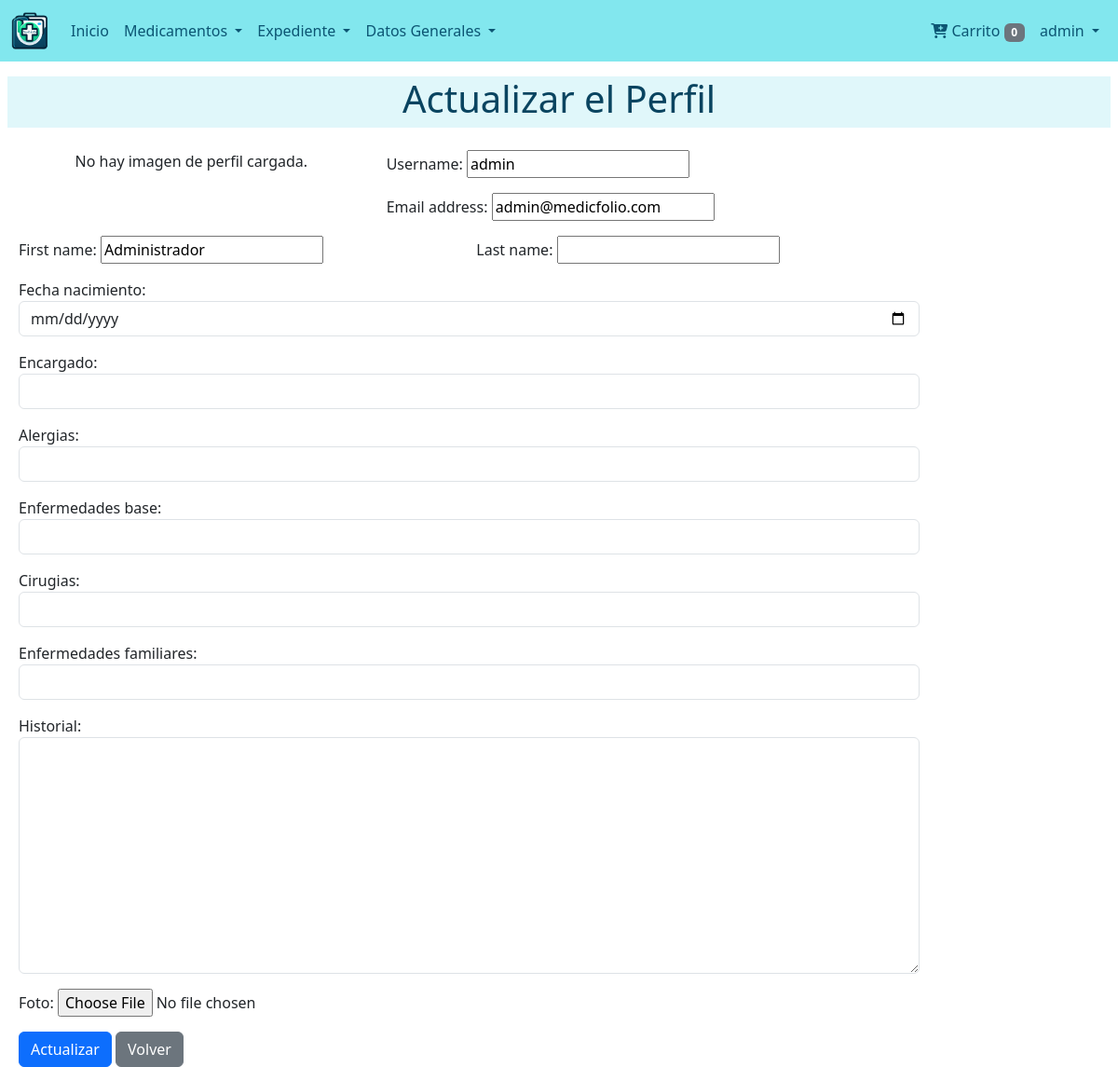
Page /usuarios/usuario/modificar/ (signed in) on the earlier database version.
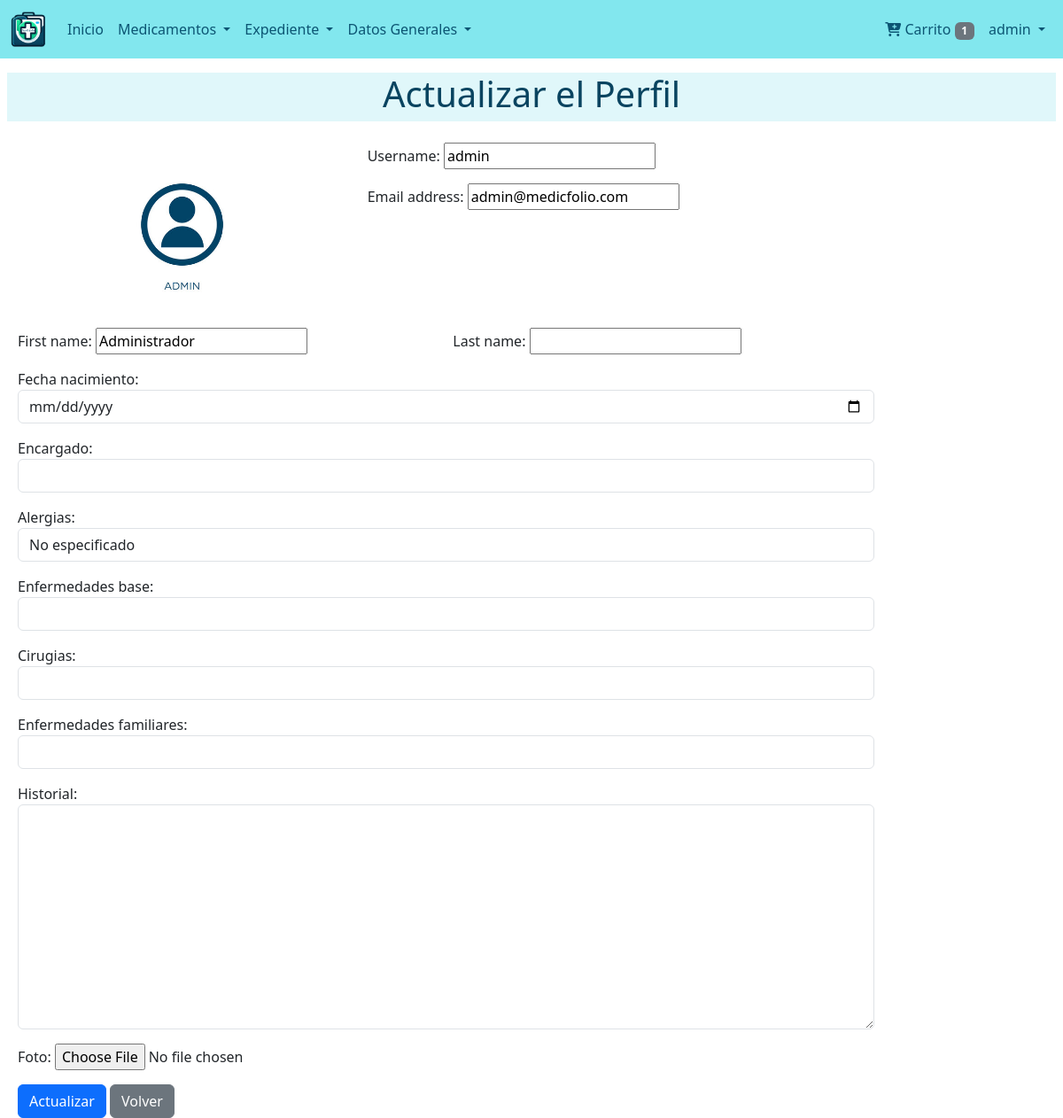
Same page on the later database version.
### users/models.py (models this page shows)
class User(AbstractUser):
    def get_full_name(self):
        return '{} {}'.format(self.first_name,self.last_name)

class Profile(models.Model):
    user = models.OneToOneField(settings.AUTH_USER_MODEL, on_delete=models.CASCADE, verbose_name="Usuario")
    historial = models.TextField("Historial", default='')
    fecha_nacimiento = models.DateField("Fecha de nacimiento", null=True, blank=True)
    encargado = models.TextField("Encargado", default='')
    alergias = models.TextField("Alergias", default='No especificado')
    enfermedades_base = models.TextField("Enfermedades de base", default='')
    cirugias = models.TextField("Cirugías", default='')
    enfermedades_familiares = models.TextField("Enfermedades familiares", default='')
    foto = models.ImageField(upload_to='profiles/', null=True, blank=True)
    class Meta:
        verbose_name = "Perfil"
        verbose_name_plural = "Perfiles"

### users/views.py (the view)
# urls.py: path('usuario/modificar/', views.profile_edit, name='profile_edit'),
def profile_edit(request):
    if request.method == 'POST':
        form = UserEditForm(request.POST, request.FILES, instance=request.user)
        if form.is_valid():
            form.save()
            messages.success(request, 'Perfil actualizado correctamente.')
            print("Archivos recibidos:", request.FILES)  # Mensaje de depuración
            return redirect('index')
        else:
            print("Formulario no válido:", form.errors)  # Mensaje de depuración
    else:
        form = UserEditForm(instance=request.user)
    return render(request, 'users/profile.html', {'form': form})

### dispensers/context_processors.py (called while the page is built)
def cart_processor(request):
    dispenser = get_or_create_dispenser(request)
    return {'cart_item_count': dispenser.products.count() if dispenser else 0}

### dispensers/utils.py (called while the page is built, shortened)
def get_or_create_dispenser(request):
    user = request.user if request.user.is_authenticated else None
    if user:
        dispenser = Dispenser.objects.filter(user=user).first()
        if dispenser:
            request.session['dispenser_id'] = dispenser.dispenser_id
            return dispenser

### users/templates/users/profile.html (shortened to what this page needs)
{% extends "base.html" %}
{% block content %}
{% include "snippets/title.html" with title='Actualizar el Perfil' %}
<div class="container-fluid ">
    <div class="row ">
        <div class="col-md-4 text-center">
            <div class="profile-image-container mb-4">
                {% if request.user.profile.foto %}
                <img src="{{ request.user.profile.foto.url }}" alt="Foto de perfil" class="img-fluid" style="max-width: 50%;">
                {% else %}
                    <p>No hay imagen de perfil cargada.</p>
                {% endif %}
            </div>
        </div>
        <div class="col-md-8 ">
            <form class="needs-validation" novalidate method="post" enctype="multipart/form-data">
                <div class="row g-3">
                    <div class="col-md-6 mb-3">
                    {{ form.username.label_tag }}
                    {{ form.username }}
                    </div>
                </div>
                <div class="row g-3">
                    <div class="col-md-6 mb-3">
                    {{ form.email.label_tag }}
                    {{ form.email }}
                    </div>
                </div>
        </div>
    </div>
    <div class="centrar-formulario">
        <div class="col-md-10">
            <div class="row g-3">
                <div class="col-md-6">
                        {{ form.first_name.label_tag }}
                        {{ form.first_name }}
                    </div>
                    <div class="col-md-6">
                        {{ form.last_name.label_tag }}
                        {{ form.last_name }}
                    </div>
                    <div class="col-12">
                        {{ form.fecha_nacimiento.label_tag }}
                        {{ form.fecha_nacimiento }}
                    </div>
                    <div class="col-12">
                        {{ form.encargado.label_tag }}
                        {{ form.encargado }}
                    </div>
                    <div class="col-12">
                        {{ form.alergias.label_tag }}
                        {{ form.alergias }}
                    </div>
                    <div class="col-12">
                        {{ form.enfermedades_base.label_tag }}
                        {{ form.enfermedades_base }}
                    </div>
                    <div class="col-12">
                        {{ form.cirugias.label_tag }}
                        {{ form.cirugias }}
                    </div>
                    <div class="col-12">
                    {{ form.enfermedades_familiares.label_tag }}
                    {{ form.enfermedades_familiares }}
                    </div>
                    <div class="col-12">
                    {{ form.historial.label_tag }}
                    {{ form.historial }}
                    </div>
                    <div class="col-12">
                        {{ form.foto.label_tag }}
                        {{ form.foto }}
                    </div>
                    </div>
                    <div class="mt-3">
                    <button type="submit" class="btn btn-primary">Actualizar</button>
                    <a href="{{ request.META.HTTP_REFERER }}" class="btn btn-secondary">Volver</a>
                    </div>
            </div>
        </div>
    </div>
{% endblock %}

### templates/base.html (shortened to what this page needs)
{% load static %}
<!doctype html>
<html lang="en">
  <head>
    <link href="https://cdn.jsdelivr.net/npm/bootstrap@5.3.2/dist/css/bootstrap.min.css" rel="stylesheet">
    <link rel="stylesheet" href="{% static 'css/style.css' %}" >
    <link href="https://cdn.jsdelivr.net/npm/bootstrap-icons/font/bootstrap-icons.css" rel="stylesheet">
</head>
  <body>
    {% include "navbar.html" %}
    <div class="container-fluid">
        <div class="row justify-content-center align-items-center g-2">
            {% block content %}
            {% endblock content %}
        </div>
    </div>
  </body>
</html>

### templates/navbar.html (shortened to what this page needs)
{% load static %}
{% url 'index' as index %}
{% url 'dispensers:dispenser' as dispenser %}
<nav class="navbar navbar-expand-lg custom-navbar-bg navbar-light">
    <div class="container-fluid">
        <a class="navbar-brand" href="{% url 'index' %}">
            <img src="{% static 'images/icono.png' %}" alt="MedicFolio Logo" style="height: 40px;">
        </a>
        <div class="collapse navbar-collapse" id="navbarNavAltMarkup">
            <div class="navbar-nav me-auto">
                {% if user.is_authenticated %}
                    <a class="nav-link text-white {% if request.path == index %}active{% endif %}" href="{{ index }}">
                        Inicio
                    </a>
                    <li class="nav-item dropdown">
                        <a class="nav-link dropdown-toggle text-white" href="#" id="navbarDropdownMenuLink" role="button" data-bs-toggle="dropdown" aria-expanded="false">
                            Medicamentos
                        </a>
                    </li>
                    <li class="nav-item dropdown">
                        <a class="nav-link dropdown-toggle text-white" href="#" id="navbarDropdownDatosGenerales" role="button" data-bs-toggle="dropdown" aria-expanded="false">
                            Expediente
                        </a>
                    </li>
                    <li class="nav-item dropdown">
                        <a class="nav-link dropdown-toggle text-white" href="#" id="navbarDropdownDatosGenerales" role="button" data-bs-toggle="dropdown" aria-expanded="false">
                            Datos Generales
                        </a>
                    </li>
                {% endif %}
            </div>
            <div class="navbar-nav ms-auto">
                {% if user.is_authenticated %}
                <li><a class="nav-link text-white" href="{{ dispenser }}">
                    <i class="fas fa-cart-plus"></i> Carrito
                    <span class="badge bg-secondary">{{ cart_item_count }}</span>
                </a></li>
                {% endif %}
                {% if user.is_authenticated %}
                <li class="nav-item dropdown">
                    <a class="nav-link dropdown-toggle text-white" href="#" id="navbarDropdownUserMenu" role="button" data-bs-toggle="dropdown" aria-expanded="false">
                        {{ user.username }}
                    </a>
                </li>
                {% endif %}
            </div>
        </div>
    </div>
</nav>

### templates/snippets/title.html
<div class="container my-4" style="background-color: #e0f7fa; height: 55px;">
    <h1 class="text-center mb-4">{{ title }}</h1>
</div>

### static/css/style.css (style rules this page uses)
h1 { color:#094460; text-align:center; }
.custom-navbar-bg { background-color: #82e7ee; }
.navbar-light .navbar-nav .nav-link { color: #0c5573 !important; }

Differences in the rows shown:
added Profile: alergias "No especificado"
Other differences:
{{ cart_item_count }}: "0" → "1"
text no longer shown: "No hay imagen de perfil cargada."
